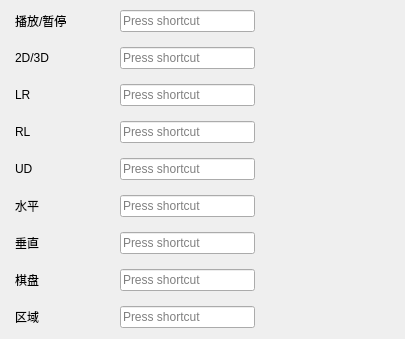
             <widget class="QWidget" name="scrollAreaWidgetContents_hotkey_play">
              <property name="geometry">
               <rect>
                <x>0</x>
                <y>0</y>
                <width>405</width>
                <height>330</height>
               </rect>
              </property>
              <property name="sizePolicy">
               <sizepolicy hsizetype="Fixed" vsizetype="Fixed">
                <horstretch>0</horstretch>
                <verstretch>0</verstretch>
               </sizepolicy>
              </property>
              <layout class="QVBoxLayout" name="verticalLayout_18">
               <property name="spacing">
                <number>0</number>
               </property>
               <property name="leftMargin">
                <number>15</number>
               </property>
               <property name="topMargin">
                <number>10</number>
               </property>
               <property name="rightMargin">
                <number>150</number>
               </property>
               <item>
                <layout class="QGridLayout" name="gridLayout_hotkey_play">
                 <property name="leftMargin">
                  <number>0</number>
                 </property>
                 <property name="topMargin">
                  <number>0</number>
                 </property>
                 <property name="rightMargin">
                  <number>0</number>
                 </property>
                 <property name="horizontalSpacing">
                  <number>5</number>
                 </property>
                 <property name="verticalSpacing">
                  <number>15</number>
                 </property>
                 <item row="4" column="0">
                  <widget class="QLabel" name="label_hotkey_play_UD">
                   <property name="text">
                    <string>UD</string>
                   </property>
                  </widget>
                 </item>
                 <item row="5" column="1">
                  <widget class="QKeySequenceEdit" name="keySequenceEdit_hotkey_play_horizontal"/>
                 </item>
                 <item row="6" column="0">
                  <widget class="QLabel" name="label_hotkey_play_horizontal">
                   <property name="text">
                    <string>垂直</string>
                   </property>
                  </widget>
                 </item>
                 <item row="5" column="0">
                  <widget class="QLabel" name="label_hotkey_play_vertical">
                   <property name="text">
                    <string>水平</string>
                   </property>
                  </widget>
                 </item>
                 <item row="1" column="1">
                  <widget class="QKeySequenceEdit" name="keySequenceEdit_hotkey_play_2D3D"/>
                 </item>
                 <item row="4" column="1">
                  <widget class="QKeySequenceEdit" name="keySequenceEdit_hotkey_play_UD"/>
                 </item>
                 <item row="7" column="0">
                  <widget class="QLabel" name="label_hotkey_play_chess">
                   <property name="text">
                    <string>棋盘</string>
                   </property>
                  </widget>
                 </item>
                 <item row="2" column="0">
                  <widget class="QLabel" name="label_hotkey_play_LR">
                   <property name="text">
                    <string>LR</string>
                   </property>
                  </widget>
                 </item>
                 <item row="0" column="1">
                  <widget class="QKeySequenceEdit" name="keySequenceEdit_hotkey_play_playpause"/>
                 </item>
                 <item row="0" column="0">
                  <widget class="QLabel" name="label_hotkey_play_playpause">
                   <property name="sizePolicy">
                    <sizepolicy hsizetype="Fixed" vsizetype="Fixed">
                     <horstretch>0</horstretch>
                     <verstretch>0</verstretch>
                    </sizepolicy>
                   </property>
                   <property name="minimumSize">
                    <size>
                     <width>100</width>
                     <height>0</height>
                    </size>
                   </property>
                   <property name="maximumSize">
                    <size>
                     <width>100</width>
                     <height>16777215</height>
                    </size>
                   </property>
                   <property name="text">
                    <string>播放/暂停</string>
                   </property>
                  </widget>
                 </item>
                 <item row="7" column="1">
                  <widget class="QKeySequenceEdit" name="keySequenceEdit_hotkey_play_chess"/>
                 </item>
                 <item row="1" column="0">
                  <widget class="QLabel" name="label_hotkey_play_2D3D">
                   <property name="text">
                    <string>2D/3D</string>
                   </property>
                  </widget>
                 </item>
                 <item row="3" column="1">
                  <widget class="QKeySequenceEdit" name="keySequenceEdit_hotkey_play_RL"/>
                 </item>
                 <item row="3" column="0">
                  <widget class="QLabel" name="label_hotkey_play_RL">
                   <property name="text">
                    <string>RL</string>
                   </property>
                  </widget>
                 </item>
                 <item row="6" column="1">
                  <widget class="QKeySequenceEdit" name="keySequenceEdit_hotkey_play_vertical"/>
                 </item>
                 <item row="2" column="1">
                  <widget class="QKeySequenceEdit" name="keySequenceEdit_hotkey_play_LR"/>
                 </item>
                 <item row="8" column="0">
                  <widget class="QLabel" name="label_hotkey_play_region">
                   <property name="text">
                    <string>区域</string>
                   </property>
                  </widget>
                 </item>
                 <item row="8" column="1">
                  <widget class="QKeySequenceEdit" name="keySequenceEdit_hotkey_play_region"/>
                 </item>
                </layout>
               </item>
              </layout>
             </widget>
